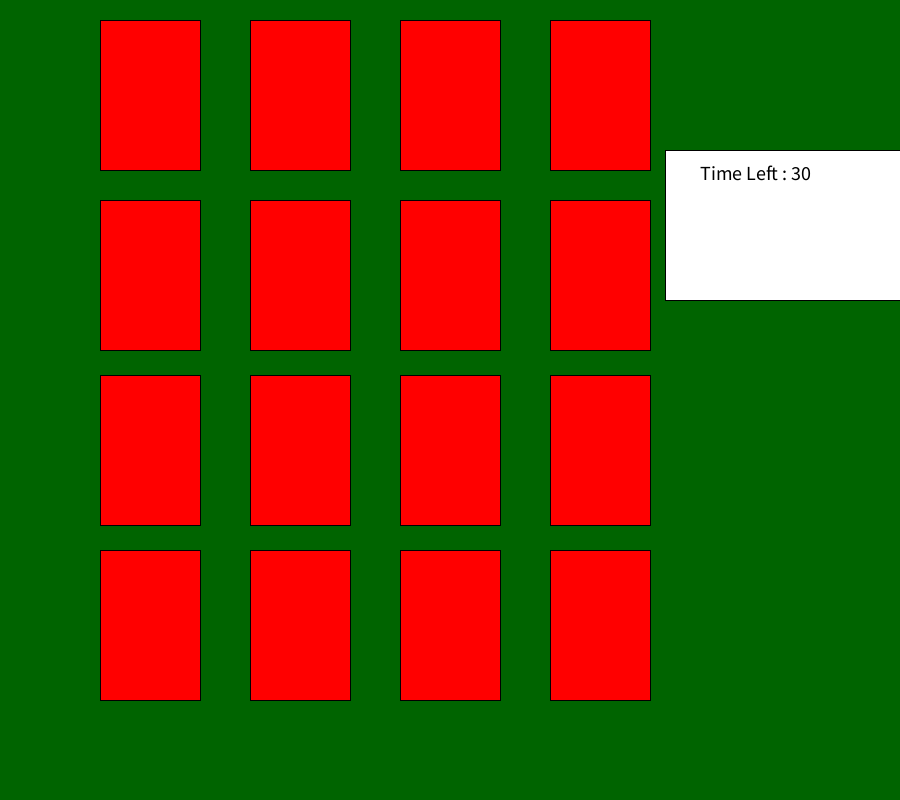
Frame 1 (no input)
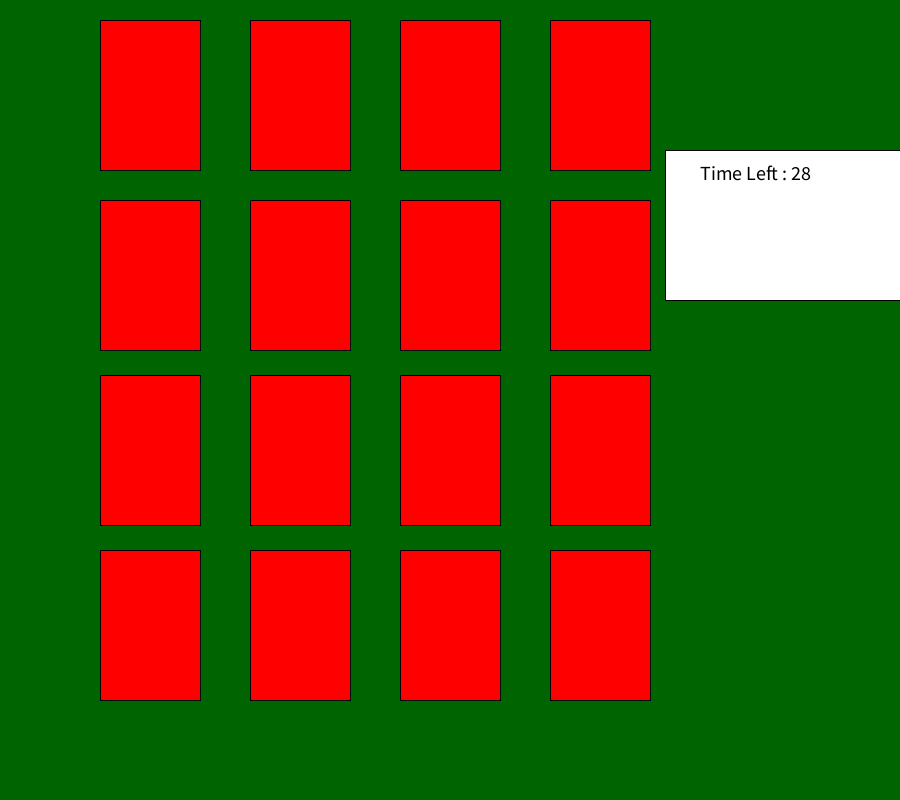
Frame 60 (the mouse pressed at the canvas centre just before this capture)
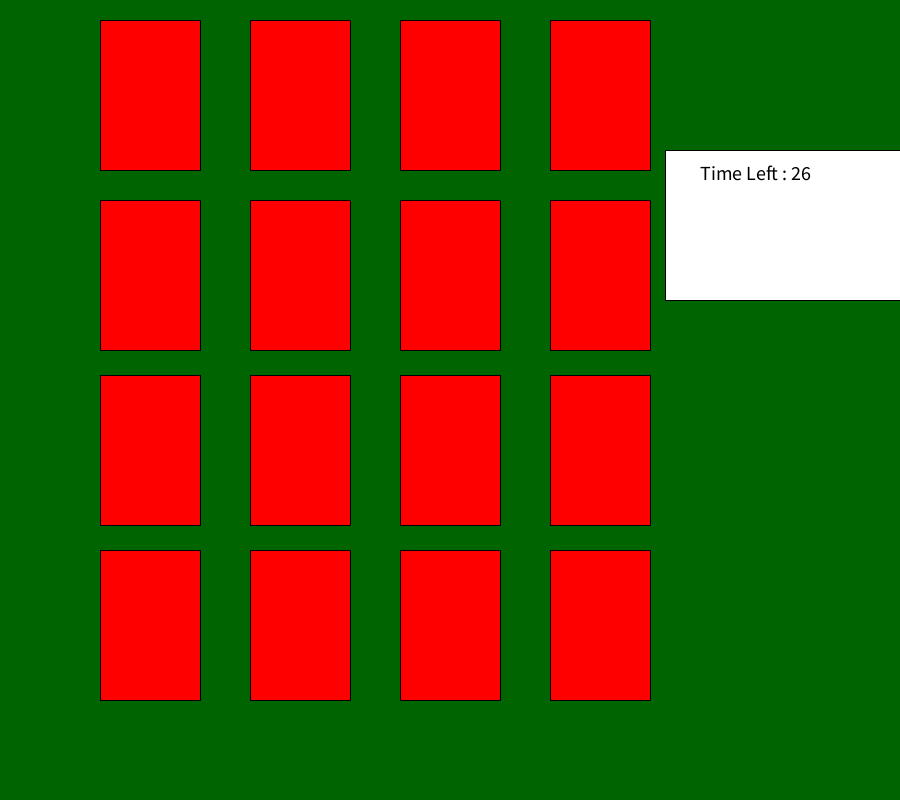
Frame 120 (the mouse held since frame 60 and released just before this capture)

The Processing sketch that drew these frames (run headless with seeded random() and noise(); from frame 60 on, the mouse is pressed at the canvas centre):

// Processing sketch: processing_62060
// ── processing_62060.pde

ArrayList deck;
ArrayList type;
int clicks = 0;
Card card1;
Card card2;
int matchFound = 0;
int time = 900;

void setup()
{
   
  size( 900 , 800 );
  background(0,100,0);
  frameRate(30);
  //initialize the 13 faces of the card
  initializeCardTypes();
  //get the 8 random pairs
  ArrayList rp = getRandomPairs();
  //randomize the pairs
  rp = shuffleCards(rp);
  //draw the cards with name label
  drawCards(rp);
 
   
}

void draw()
{
  //make a white rectangle
  fill(255);
  rect(665, 150 , 375 , 150);
  //put text of time left inside the rectangle
  fill(0);
  textSize(20);
  text( "Time Left : " + time/30 , 700 , 180);
   
      //if you clicked a card 2 times
      if (clicks == 2) {
        clicks = 0;
        
       //check if first card matches the second card 
       if (card1.getCardValue().equals(card2.getCardValue())) {
         matchFound++;
         //remove these cards from arraylist so you cant flip them again
         removeCard(card1);
         removeCard(card2);
          
          
       } else {
         //if cards don't match flip them over again
         card1.flip();
         card2.flip();
         //one second delay
         delay(1000);
       }
       
       //when all 8 pairs found, show text that you win
       if (matchFound == 8) {
         textSize(40);
         text("YOU WIN!" , 700 , 80);
         //end game
         noLoop();
       }
        
      }
      
      //lose if time is 0
      if ( time == 0 ) {
        textSize(40);
        text("YOU LOSE" , 700 , 80);
        noLoop();
       
      }
       
      time -= 1;
}
 
void removeCard(Card c)
{
  //removes card from arraylist if they are a pair
  for ( int i = 0 ; i < deck.size() ; i++)
  {
    Card temp = (Card)deck.get(i);
    if ( c.getCardValue().equals(temp.getCardValue()))
    {
      deck.remove(i);
    } 
  }
}
 
void initializeCardTypes()
{
 //adds all types of cards to arraylist
 type = new ArrayList();
 type.add("ace");
 type.add("2");
 type.add("3");
 type.add("4");
 type.add("5");
 type.add("6");
 type.add("7");
 type.add("8");
 type.add("9");
 type.add("10");
 type.add("jack");
 type.add("queen");
 type.add("king");
}
 
void mousePressed() {
  if (mouseButton == LEFT) {
    for ( int i = 0 ; i < deck.size() ; i++)
    {
     //instantiate temp variable to a card in deck
     Card temp = (Card)deck.get(i);
     int x = temp.getX();
     int y = temp.getY();
     int w = temp.getWidth();
     int h = temp.getHeight();
     
     //if mouse click is within card boundary
     if ( mouseX >= x && mouseX <= x + w &&
          mouseY >= y && mouseY <= y + h) {
        temp.flip();
        clicks++;
        if ( clicks == 1) {
        card1 = temp;
      } else if ( clicks == 2) {
        card2 = temp;
      }
     println(clicks);
      break;
     }
    }
  }
}
void drawCards(ArrayList cards)
{
 int index=0;
 String name;
 //create and layout the cards
 deck = new ArrayList();
 //get the card name from the arraylist
 name = (String) cards.get(index);
 index++;
 deck.add( new Card(100  , 20 , 100 , 150 , name));
  
 name = (String) cards.get(index);
 index++;
 deck.add( new Card(250 , 20 , 100 , 150 , name));
  
 name = (String) cards.get(index);
 index++;
 deck.add( new Card(400 , 20 , 100, 150, name));
  
 name = (String) cards.get(index);
 index++;
 deck.add( new Card(550 , 20 , 100, 150, name));
  
 name = (String) cards.get(index);
 index++;
 deck.add( new Card(100  , 200 , 100, 150, name));
  
 name = (String) cards.get(index);
 index++;
 deck.add( new Card(250  , 200 , 100, 150, name));
 name = (String) cards.get(index);
 index++;
 deck.add( new Card(400  , 200 , 100, 150, name));
 name = (String) cards.get(index);
 index++;
 deck.add( new Card(550  , 200 , 100, 150, name));
  
 name = (String) cards.get(index);
 index++;
 deck.add( new Card(100  , 375 , 100, 150, name));
 name = (String) cards.get(index);
 index++;
 deck.add( new Card(250  , 375 , 100, 150, name));
 name = (String) cards.get(index);
 index++;
 deck.add( new Card(400  , 375 , 100, 150, name));
 name = (String) cards.get(index);
 index++;
 deck.add( new Card(550  , 375 , 100, 150, name));
  
 name = (String) cards.get(index);
 index++;
 deck.add( new Card(100  , 550 , 100, 150, name));
  
  name = (String) cards.get(index);
 index++;
 deck.add( new Card(250  , 550 , 100, 150, name));
  
  name = (String) cards.get(index);
 index++;
 deck.add( new Card(400  , 550 , 100, 150, name));
  
  name = (String) cards.get(index);
 index++;
 deck.add( new Card(550  , 550 , 100, 150, name));
  
 Card temp = (Card)deck.get(0);
 temp.flip();
 temp.flip();
}
 
 
public ArrayList getRandomPairs()
{
  ArrayList randPairs = new ArrayList();
    
  ArrayList getPair = getRandomCards();
  String [] shapes;//
   
  for ( int i = 0 ; i < getPair.size() ; i++)
  {
      shapes = getRandomShapes();
    for (int j = 0; j < 2; j++)
     {
        randPairs.add(getPair.get(i)+" "+shapes[j]);
     }
  }
   return randPairs;
}
//return 8 random cards from the 13 different cards
public ArrayList getRandomCards()
{
  ArrayList randomPairs = new ArrayList();
   
  int index = 0;
   
  for (int i = 0 ; i < 8 ; i++)
  {
    index = (int)random(type.size());
    randomPairs.add(type.get(index));
    type.remove(index);
  }
   
  return randomPairs;
}
//return 2 random shapes
public String[] getRandomShapes()
{
  String[] shapes = { "club" , "diamond", "heart", "spade" };
  int index1 = (int)random(4);
  int index2 = 0;
  while ( true)
  {
   index2 = (int)random(4);
    
   if ( index2 != index1)
   {
     break;
   }
  }
   
  String[] randomShapes = new String[2];
  randomShapes[0] = shapes[index1];
  randomShapes[1] = shapes[index2];
   
  return randomShapes;
}
//take an arraylist and shuffle the cards
public ArrayList shuffleCards(ArrayList cards)
{
   ArrayList shuffled = new ArrayList();
   int index;
   while(cards.size() > 0)
   {
       index = (int) random(cards.size());
       shuffled.add( cards.get(index));
       cards.remove(index);
   }
 
   return shuffled;
}
 
public class Card
{
  int _x;
  int _y;
  int _width;
  int _height;
  String _name;
  boolean _state;
  String _face;
   
  Card ( int x , int y , int w , int h, String name)
  {
    //initialize the card's properties
    _x = x;
    _y = y;
    _width = w;
    _height = h;
    _name = name;
    _state = false;
    String[] value = split(name, ' ');
    _face = value[0];
    //draw the rectangle that represent the card
    fill(255 , 0, 0);
    rect( x , y , w , h);
   
     
  }
  
 
  public void flip()
  {
    
    _state = !_state;
    // if state is false(card is face down)
    if (_state == false)
    {
     // make red rectangle
     fill(255, 0 , 0);
     rect(_x, _y , _width, _height);
    } else {
      // else if card is face up
      //make a white rectangle
      fill(255);
      rect( _x , _y , _width, _height);
      fill(0);
      //put the name of the card inside the rectangle
      textSize(15);
      text(_name, _x+5, _y+15);
    }
  }
  int getX()
  {
    return _x;
  }
  int getY()
  {
    return _y;
  }
  int getWidth()
  {
    return _width;
  }
  int getHeight()
  {
    return _height;
  }
  String getName()
  {
    return _name;
  }
   
  String getCardValue()
  {
    return _face;
  }
}
 
